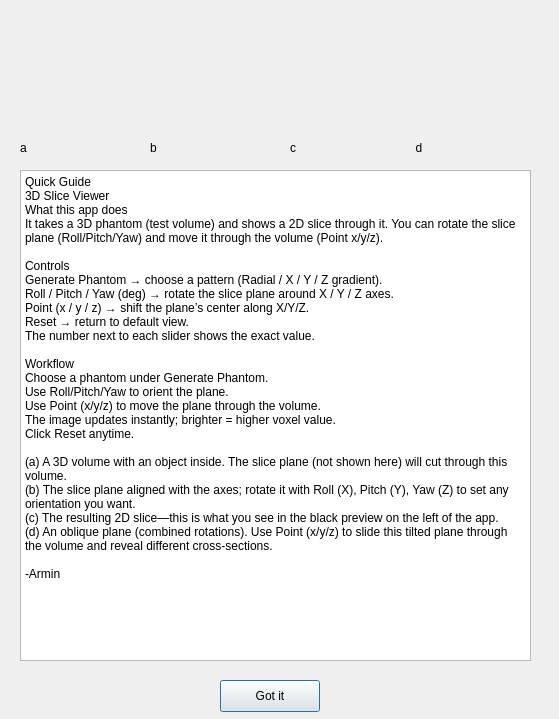
<?xml version="1.0" encoding="UTF-8"?>
<ui version="4.0">
 <class>HelpDialog</class>
 <widget class="QDialog" name="HelpDialog">
  <property name="geometry">
   <rect>
    <x>0</x>
    <y>0</y>
    <width>559</width>
    <height>719</height>
   </rect>
  </property>
  <property name="windowTitle">
   <string>Dialog</string>
  </property>
  <widget class="QLabel" name="label_3">
   <property name="geometry">
    <rect>
     <x>290</x>
     <y>20</y>
     <width>101</width>
     <height>101</height>
    </rect>
   </property>
   <property name="text">
    <string/>
   </property>
   <property name="pixmap">
    <pixmap resource="rsc.qrc">:/icons/cube3.png</pixmap>
   </property>
   <property name="scaledContents">
    <bool>true</bool>
   </property>
  </widget>
  <widget class="QLabel" name="label_2">
   <property name="geometry">
    <rect>
     <x>150</x>
     <y>10</y>
     <width>121</width>
     <height>121</height>
    </rect>
   </property>
   <property name="text">
    <string/>
   </property>
   <property name="pixmap">
    <pixmap resource="rsc.qrc">:/icons/cube2.png</pixmap>
   </property>
   <property name="scaledContents">
    <bool>true</bool>
   </property>
  </widget>
  <widget class="QLabel" name="label_5">
   <property name="geometry">
    <rect>
     <x>20</x>
     <y>140</y>
     <width>58</width>
     <height>16</height>
    </rect>
   </property>
   <property name="text">
    <string>a</string>
   </property>
  </widget>
  <widget class="QLabel" name="label_8">
   <property name="geometry">
    <rect>
     <x>390</x>
     <y>140</y>
     <width>58</width>
     <height>16</height>
    </rect>
   </property>
   <property name="text">
    <string>d</string>
   </property>
   <property name="alignment">
    <set>Qt::AlignCenter</set>
   </property>
  </widget>
  <widget class="QLabel" name="label_4">
   <property name="geometry">
    <rect>
     <x>410</x>
     <y>20</y>
     <width>121</width>
     <height>111</height>
    </rect>
   </property>
   <property name="text">
    <string/>
   </property>
   <property name="pixmap">
    <pixmap resource="rsc.qrc">:/icons/cube4.png</pixmap>
   </property>
   <property name="scaledContents">
    <bool>true</bool>
   </property>
  </widget>
  <widget class="QLabel" name="label_6">
   <property name="geometry">
    <rect>
     <x>150</x>
     <y>140</y>
     <width>58</width>
     <height>16</height>
    </rect>
   </property>
   <property name="text">
    <string>b</string>
   </property>
  </widget>
  <widget class="QLabel" name="label_7">
   <property name="geometry">
    <rect>
     <x>290</x>
     <y>140</y>
     <width>58</width>
     <height>16</height>
    </rect>
   </property>
   <property name="text">
    <string>c</string>
   </property>
  </widget>
  <widget class="QLabel" name="label">
   <property name="geometry">
    <rect>
     <x>20</x>
     <y>20</y>
     <width>111</width>
     <height>101</height>
    </rect>
   </property>
   <property name="text">
    <string/>
   </property>
   <property name="pixmap">
    <pixmap resource="rsc.qrc">:/icons/cube1.png</pixmap>
   </property>
   <property name="scaledContents">
    <bool>true</bool>
   </property>
  </widget>
  <widget class="QPushButton" name="btnOK">
   <property name="geometry">
    <rect>
     <x>220</x>
     <y>680</y>
     <width>100</width>
     <height>32</height>
    </rect>
   </property>
   <property name="text">
    <string>Got it</string>
   </property>
  </widget>
  <widget class="QPlainTextEdit" name="plainTextEdit">
   <property name="enabled">
    <bool>true</bool>
   </property>
   <property name="geometry">
    <rect>
     <x>20</x>
     <y>170</y>
     <width>511</width>
     <height>491</height>
    </rect>
   </property>
   <property name="readOnly">
    <bool>true</bool>
   </property>
   <property name="plainText">
    <string>Quick Guide
3D Slice Viewer
What this app does
It takes a 3D phantom (test volume) and shows a 2D slice through it. You can rotate the slice plane (Roll/Pitch/Yaw) and move it through the volume (Point x/y/z).

Controls
Generate Phantom → choose a pattern (Radial / X / Y / Z gradient).
Roll / Pitch / Yaw (deg) → rotate the slice plane around X / Y / Z axes.
Point (x / y / z) → shift the plane’s center along X/Y/Z.
Reset → return to default view.
The number next to each slider shows the exact value.

Workflow
Choose a phantom under Generate Phantom.
Use Roll/Pitch/Yaw to orient the plane.
Use Point (x/y/z) to move the plane through the volume.
The image updates instantly; brighter = higher voxel value.
Click Reset anytime.

(a) A 3D volume with an object inside. The slice plane (not shown here) will cut through this volume.
(b) The slice plane aligned with the axes; rotate it with Roll (X), Pitch (Y), Yaw (Z) to set any orientation you want.
(c) The resulting 2D slice—this is what you see in the black preview on the left of the app.
(d) An oblique plane (combined rotations). Use Point (x/y/z) to slide this tilted plane through the volume and reveal different cross-sections.

-Armin</string>
   </property>
  </widget>
 </widget>
 <resources>
  <include location="rsc.qrc"/>
 </resources>
 <connections/>
</ui>
